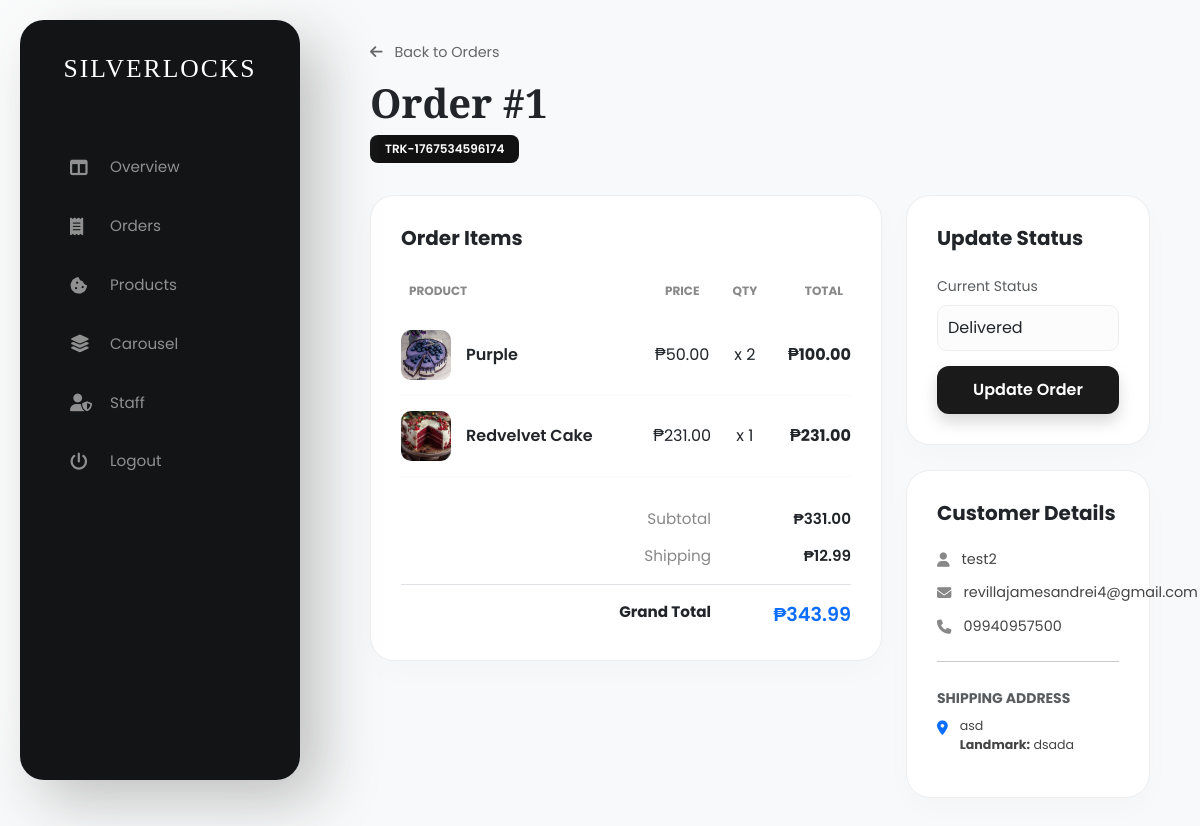
The page /admin_view_order.php?id=1 (signed in) on the database its author committed.
### tables this page shows
CREATE TABLE `orders` (
  `id` int(11) NOT NULL,
  `tracking_no` varchar(100) NOT NULL,
  `user_id` int(11) NOT NULL,
  `name` varchar(255) NOT NULL,
  `phone` varchar(20) NOT NULL,
  `address` text NOT NULL,
  `landmark` varchar(255) DEFAULT NULL,
  `total_price` decimal(10,2) NOT NULL,
  `payment_mode` varchar(50) DEFAULT 'COD',
  `status` varchar(20) DEFAULT 'Pending',
  `created_at` timestamp NOT NULL DEFAULT current_timestamp()
);

CREATE TABLE `order_items` (
  `id` int(11) NOT NULL,
  `order_id` int(11) NOT NULL,
  `product_id` int(11) NOT NULL,
  `qty` int(11) NOT NULL,
  `price` decimal(10,2) NOT NULL
);

CREATE TABLE `products` (
  `id` int(11) NOT NULL,
  `name` varchar(255) NOT NULL,
  `category` varchar(100) NOT NULL,
  `price` decimal(10,2) NOT NULL,
  `stock` int(11) NOT NULL,
  `description` text DEFAULT NULL,
  `image` varchar(255) NOT NULL,
  `created_at` timestamp NOT NULL DEFAULT current_timestamp()
);

### admin_view_order.php (the view, shortened to what this page needs)
<?php
include('includes/db_connect.php');
if (isset($_GET['id'])) {
    $order_id = mysqli_real_escape_string($conn, $_GET['id']);
    $order_query = mysqli_query($conn, "SELECT * FROM orders WHERE id = '$order_id'");
    $order_data = mysqli_fetch_assoc($order_query);
    $items_query = mysqli_query($conn, "SELECT oi.*, p.name, p.image
                                        FROM order_items oi
                                        JOIN products p ON oi.product_id = p.id
                                        WHERE oi.order_id = '$order_id'");
} else {
    header("Location: admin_orders.php");
    exit();
}
?>
<!DOCTYPE html>
<html lang="en">
<head>
    <link href="https://cdn.jsdelivr.net/npm/bootstrap@5.3.0/dist/css/bootstrap.min.css" rel="stylesheet">
    <link rel="stylesheet" href="https://cdnjs.cloudflare.com/ajax/libs/font-awesome/6.4.0/css/all.min.css">
</head>
<body>
    <aside class="sidebar">
        <a href="admin_dashboard.php" class="sidebar-brand text-white">SILVERLOCKS</a>
        <nav class="nav flex-column">
            <a class="nav-link" href="admin_dashboard.php"><i class="fas fa-columns"></i> Overview</a>
            <a class="nav-link" href="admin_orders.php"><i class="fas fa-receipt"></i> Orders</a>
            <a class="nav-link" href="admin_products.php"><i class="fas fa-cookie-bite"></i> Products</a>
            <a class="nav-link" href="admin_carousel.php"><i class="fas fa-layer-group"></i> Carousel</a>
            <a class="nav-link" href="#"><i class="fas fa-user-shield"></i> Staff</a>
            <div class="mt-auto">
                <a class="nav-link text-danger" href="javascript:void(0);" data-bs-toggle="modal" data-bs-target="#logoutModal">
                    <i class="fas fa-power-off"></i> Logout
                </a>
            </div>
        </nav>
    </aside>
    <main class="main-content">
        <div class="d-flex justify-content-between align-items-start">
            <div>
                <a href="admin_orders.php" class="btn-back"><i class="fas fa-arrow-left me-2"></i> Back to Orders</a>
                <h1 class="fw-bold" style="font-family: 'Playfair Display';">Order #<?php echo $order_id; ?></h1>
                <div class="tracking-badge"><?php echo $order_data['tracking_no']; ?></div>
            </div>
        </div>
        <div class="row g-4 mt-2">
            <div class="col-lg-8">
                <div class="glass-card">
                    <h5 class="fw-bold mb-4">Order Items</h5>
                    <div class="table-responsive">
                        <table class="table">
                            <thead>
                                <tr><th>Product</th><th class="text-center">Price</th><th class="text-center">Qty</th><th class="text-end">Total</th></tr>
                            </thead>
                            <tbody>
                                <?php
                                $subtotal = 0;
                                while($item = mysqli_fetch_assoc($items_query)):
                                    $item_total = $item['price'] * $item['qty'];
                                    $subtotal += $item_total;
                                ?>
                                <tr class="item-row">
                                    <td>
                                        <div class="d-flex align-items-center">
                                            <img src="uploads/<?php echo $item['image']; ?>" alt="">
                                            <span class="fw-semibold"><?php echo $item['name']; ?></span>
                                        </div>
                                    </td>
                                    <td class="text-center">₱<?php echo number_format($item['price'], 2); ?></td>
                                    <td class="text-center">x <?php echo $item['qty']; ?></td>
                                    <td class="text-end fw-bold">₱<?php echo number_format($item_total, 2); ?></td>
                                </tr>
                                <?php endwhile; ?>
                            </tbody>
                        </table>
                    </div>
                    <div class="summary-line"><div class="summary-label">Subtotal</div><div class="summary-val">₱<?php echo number_format($subtotal, 2); ?></div></div>
                    <div class="summary-line"><div class="summary-label">Shipping</div><div class="summary-val">₱12.99</div></div>
                    <div class="summary-line mt-3 pt-3 border-top">
                        <div class="summary-label fw-bold text-dark">Grand Total</div>
                        <div class="summary-val text-primary" style="font-size: 1.2rem;">₱<?php echo number_format($order_data['total_price'], 2); ?></div>
                    </div>
                </div>
            </div>
            <div class="col-lg-4">
                <div class="glass-card">
                    <h5 class="fw-bold mb-4">Update Status</h5>
                    <form action="" method="POST">
                        <label class="small text-muted mb-2">Current Status</label>
                        <select name="order_status" class="form-select">
                            <option value="Delivered" <?php if($order_data['status'] == 'Delivered') echo 'selected'; ?>>Delivered</option>
                        </select>
                        <button type="submit" name="update_status_btn" class="btn-update shadow">Update Order</button>
                    </form>
                </div>
                <div class="glass-card">
                    <h5 class="fw-bold mb-4">Customer Details</h5>
                    <div class="customer-info-line"><i class="fas fa-user"></i> <span><?php echo $order_data['name']; ?></span></div>
                    <div class="customer-info-line"><i class="fas fa-envelope"></i> <span>revillajamesandrei4@gmail.com</span></div>
                    <div class="customer-info-line"><i class="fas fa-phone"></i> <span><?php echo $order_data['phone']; ?></span></div>
                    <hr class="my-4 opacity-25">
                    <label class="small text-muted mb-2 text-uppercase fw-bold">Shipping Address</label>
                    <div class="customer-info-line">
                        <i class="fas fa-map-marker-alt text-primary"></i>
                        <span class="small"><?php echo $order_data['address']; ?><br><b>Landmark:</b> <?php echo $order_data['landmark']; ?></span>
                    </div>
                </div>
            </div>
        </div>
    </main>
</body>
</html>

### admin_view_order.php (style rules this page uses)
:root { --sidebar-dark: #121416; --bg-light: #f8f9fa; }
body { font-family: 'Poppins', sans-serif; background-color: var(--bg-light); margin: 0; display: flex; }
.sidebar { width: 280px; height: 95vh; background: var(--sidebar-dark); position: fixed; left: 20px; top: 2.5vh; border-radius: 24px; color: white; z-index: 1000; box-shadow: 20px 20px 60px #bebebe, -20px -20px 60px #ffffff; display: flex; flex-direction: column; padding: 30px 10px; }
.sidebar-brand { font-family: 'Playfair Display', serif; font-size: 1.6rem; text-align: center; color: white; text-decoration: none; margin-bottom: 50px; letter-spacing: 2px; }
.nav-link { color: #909090 !important; padding: 14px 25px; margin: 4px 15px; border-radius: 12px; display: flex; align-items: center; gap: 15px; transition: all 0.3s cubic-bezier(0.4, 0, 0.2, 1); font-size: 0.95rem; }
.nav-link i { font-size: 1.1rem; width: 25px; }
.main-content { margin-left: 320px; padding: 40px 50px; flex-grow: 1; }
.glass-card { background: #fff; border-radius: 24px; padding: 30px; border: 1px solid #eee; box-shadow: 0 10px 30px rgba(0,0,0,0.02); margin-bottom: 25px; }
.btn-back { color: #666; text-decoration: none; font-size: 0.9rem; margin-bottom: 15px; display: inline-block; }
.tracking-badge { background: #111; color: #fff; padding: 5px 15px; border-radius: 8px; font-size: 0.75rem; font-weight: 600; display: inline-block; }
.item-row img { width: 50px; height: 50px; object-fit: cover; border-radius: 10px; margin-right: 15px; }
.table th { text-transform: uppercase; font-size: 0.75rem; color: #888; border: none; padding-bottom: 15px; }
.table td { vertical-align: middle; border-bottom: 1px solid #f8f8f8; padding: 15px 0; }
.summary-line { display: flex; justify-content: flex-end; gap: 40px; margin-top: 15px; font-size: 0.95rem; }
.summary-label { color: #888; width: 100px; text-align: right; }
.summary-val { font-weight: 600; width: 100px; text-align: right; }
.btn-update { background: #1a1a1a; color: #fff; width: 100%; border-radius: 12px; padding: 12px; font-weight: 600; border: none; }
.form-select { border-radius: 10px; padding: 10px; background: #fcfcfc; border: 1px solid #eee; margin-bottom: 15px; }
.customer-info-line { display: flex; align-items: flex-start; gap: 12px; margin-bottom: 12px; font-size: 0.9rem; color: #444; }
.customer-info-line i { color: #888; margin-top: 4px; }

### rows shown on the page
orders: tracking_no "TRK-1767534596174", total_price "343.99", order_status "Delivered", name "test2", phone "09940957500", address "asd", landmark "dsada"
order_items: product.image (picture), product.name "Purple", price "50.00", qty "2", item_total "100.00"
order_items: product.image (picture), product.name "Redvelvet Cake", price "231.00", qty "1"

### other values the page prints
$order_id "1"
$subtotal "331.00"
